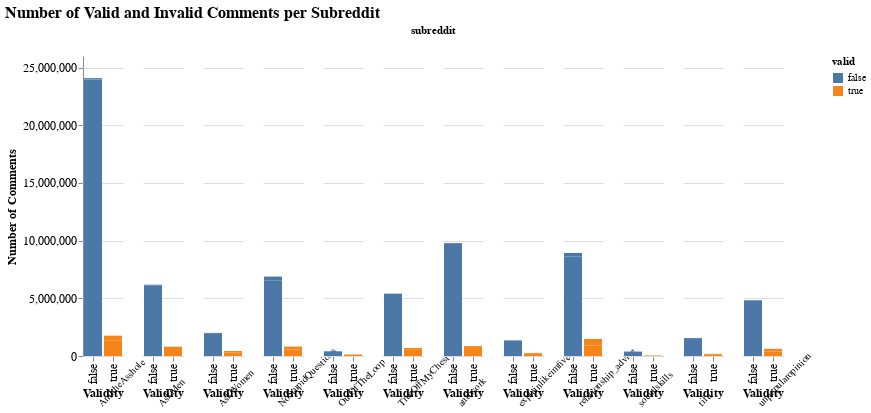

The notebook cell saved with this chart:
### Code cell
# create the selection and color scheme for interaction
selection = alt.selection_single(fields = ['subreddit'], name = 'Random')
color = alt.condition(selection,
                      alt.Color('subreddit:N'),
                      alt.value('lightgray'))

# create the figure
bar = (alt.Chart(total_counts_valid)
 .mark_bar()
 .encode(y = 'count:Q',
         x = alt.X('valid:N'),
         color = 'valid:N',
         column = alt.Column('subreddit:N', header = alt.Header(labelAngle = -45, labelOrient = 'bottom'))
        )
).add_selection(selection)

bar.title = "Number of Valid and Invalid Comments per Subreddit"
bar.encoding.x.title = 'Validity'
bar.encoding.y.title = 'Number of Comments'

validity_counts = (bar).configure_view(strokeOpacity = 0).configure_axis(
    labelFontSize = 12,
    titleFontSize = 12
).configure_title(
    fontSize = 16
)

validity_counts

### Figure 1 — Vega-Lite specification as saved in the notebook (floating-point values rounded to 4 significant figures)
{"config": {"view": {"continuousWidth": 400, "continuousHeight": 300, "strokeOpacity": 0}, "axis": {"labelFontSize": 12, "titleFontSize": 12}, "title": {"fontSize": 16}}, "data": {"name": "data-e4245b825049671b04c16235bb7c3c8d"}, "mark": "bar", "encoding": {"color": {"field": "valid", "type": "nominal"}, "column": {"field": "subreddit", "header": {"labelAngle": -45, "labelOrient": "bottom"}, "type": "nominal"}, "x": {"field": "valid", "title": "Validity", "type": "nominal"}, "y": {"field": "count", "title": "Number of Comments", "type": "quantitative"}}, "selection": {"Random": {"type": "single", "fields": ["subreddit"]}}, "title": "Number of Valid and Invalid Comments per Subreddit", "$schema": "https://vega.github.io/schema/vega-lite/v4.17.0.json", "datasets": {"data-e4245b825049671b04c16235bb7c3c8d": [{"subreddit": "AmItheAsshole", "valid": true, "count": 1356573}, {"subreddit": "AmItheAsshole", "valid": false, "count": 23966637}, {"subreddit": "AskMen", "valid": true, "count": 604688}, {"subreddit": "AskMen", "valid": false, "count": 6128499}, {"subreddit": "AskWomen", "valid": true, "count": 291988}, {"subreddit": "AskWomen", "valid": false, "count": 1983041}, {"subreddit": "NoStupidQuestions", "valid": false, "count": 6534664}, {"subreddit": "NoStupidQuestions", "valid": true, "count": 567640}, {"subreddit": "OutOfTheLoop", "valid": false, "count": 407627}, {"subreddit": "OutOfTheLoop", "valid": true, "count": 110011}, {"subreddit": "relationship_advice", "valid": true, "count": 905005}, {"subreddit": "relationship_advice", "valid": false, "count": 8619521}, {"subreddit": "TrueOffMyChest", "valid": false, "count": 5277279}, {"subreddit": "TrueOffMyChest", "valid": true, "count": 531357}, {"subreddit": "socialskills", "valid": false, "count": 369460}, {"subreddit": "socialskills", "valid": true, "count": 29813}, {"subreddit": "unpopularopinion", "valid": false, "count": 4802312}, {"subreddit": "unpopularopinion", "valid": true, "count": 395035}, {"subreddit": "antiwork", "valid": false, "count": 9619320}, {"subreddit": "antiwork", "valid": true, "count": 773840}, {"subreddit": "tifu", "valid": false, "count": 1551256}, {"subreddit": "tifu", "valid": true, "count": 148486}, {"subreddit": "explainlikeimfive", "valid": true, "count": 193757}, {"subreddit": "explainlikeimfive", "valid": false, "count": 1335554}, {"subreddit": "AmItheAsshole", "valid": true, "count": 405845}, {"subreddit": "AmItheAsshole", "valid": false, "count": 115665}, {"subreddit": "AskMen", "valid": true, "count": 200588}, {"subreddit": "AskMen", "valid": false, "count": 48499}, {"subreddit": "AskWomen", "valid": true, "count": 141015}, {"subreddit": "AskWomen", "valid": false, "count": 18015}, {"subreddit": "NoStupidQuestions", "valid": false, "count": 347771}, {"subreddit": "NoStupidQuestions", "valid": true, "count": 247579}, {"subreddit": "relationship_advice", "valid": true, "count": 571060}, {"subreddit": "relationship_advice", "valid": false, "count": 311896}, {"subreddit": "OutOfTheLoop", "valid": false, "count": 3579}, {"subreddit": "OutOfTheLoop", "valid": true, "count": 22257}, {"subreddit": "socialskills", "valid": false, "count": 23264}, {"subreddit": "socialskills", "valid": true, "count": 27193}, {"subreddit": "TrueOffMyChest", "valid": false, "count": 128676}, {"subreddit": "TrueOffMyChest", "valid": true, "count": 161189}, {"subreddit": "antiwork", "valid": false, "count": 163085}, {"subreddit": "antiwork", "valid": true, "count": 89075}, {"subreddit": "unpopularopinion", "valid": false, "count": 39643}, {"subreddit": "unpopularopinion", "valid": true, "count": 223545}, {"subreddit": "explainlikeimfive", "valid": true, "count": 72480}, {"subreddit": "explainlikeimfive", "valid": false, "count": 31425}, {"subreddit": "tifu", "valid": false, "count": 12046}, {"subreddit": "tifu", "valid": true, "count": 38893}]}}
